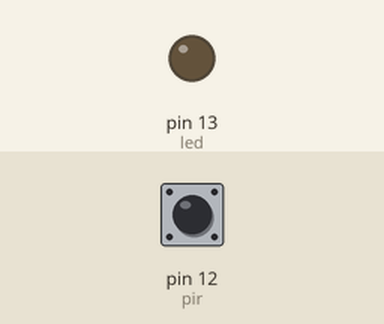
Simulated run of this sketch. Board: Arduino Uno, built with avr-gcc and run on an emulated ATmega328P. Shown: output pins drawn as LEDs (lit = HIGH). Dashed ring = blinking. Inputs (shaded band) come from the test bench; at power-on: pin 12 (pir) LOW. What the sketch prints to the serial monitor is not drawn.

Above: at 1.2 s.
1.3 s: pin 12 (pir) driven HIGH
At 2.1 s:
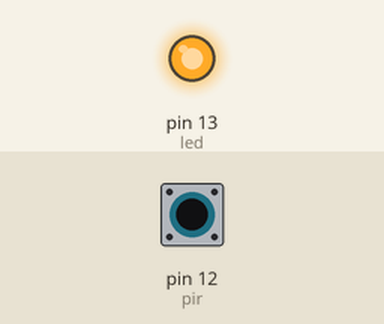
2.8 s: pin 12 (pir) driven LOW
At 3.3 s:
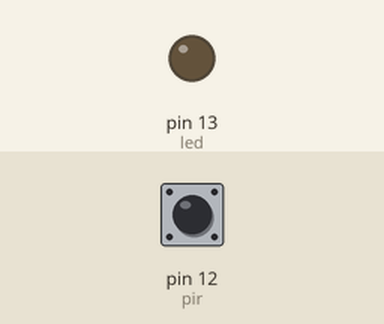
4.3 s: pin 12 (pir) pulsed HIGH 2 times (0.12 s each, 0.3 s apart)
At 4.42 s:
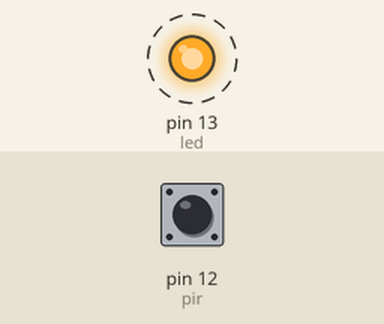
Timing chart, 0 to 7.3 s (numbered marks = the images above; inputs shaded):
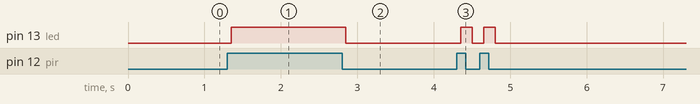

The sketch:

sketch_jun22b.ino
```cpp
int led =13;
int pir = 12;

void setup() {
pinMode(led, OUTPUT);
pinMode (pir , INPUT );
Serial.begin (9600);
}

void loop() {
pir = digitalRead (12);
if (pir ==  1)
{
  digitalWrite(led, 1);
  Serial.print(pir);
  Serial.print("pir");
}
else {
  digitalWrite ( led, 0);
}
delay (150);
}
```

Measured:
- after the input at 1.3 s, pin 13 (led): LOW → HIGH after 0.05 s
- after the input at 2.8 s, pin 13 (led): HIGH → LOW after 0.05 s
- after the input at 4.3 s, pin 13 (led): alternates HIGH for 0.15 s and LOW for 0.15 s, 4 changes in all, then stays LOW, starting after 0.05 s
